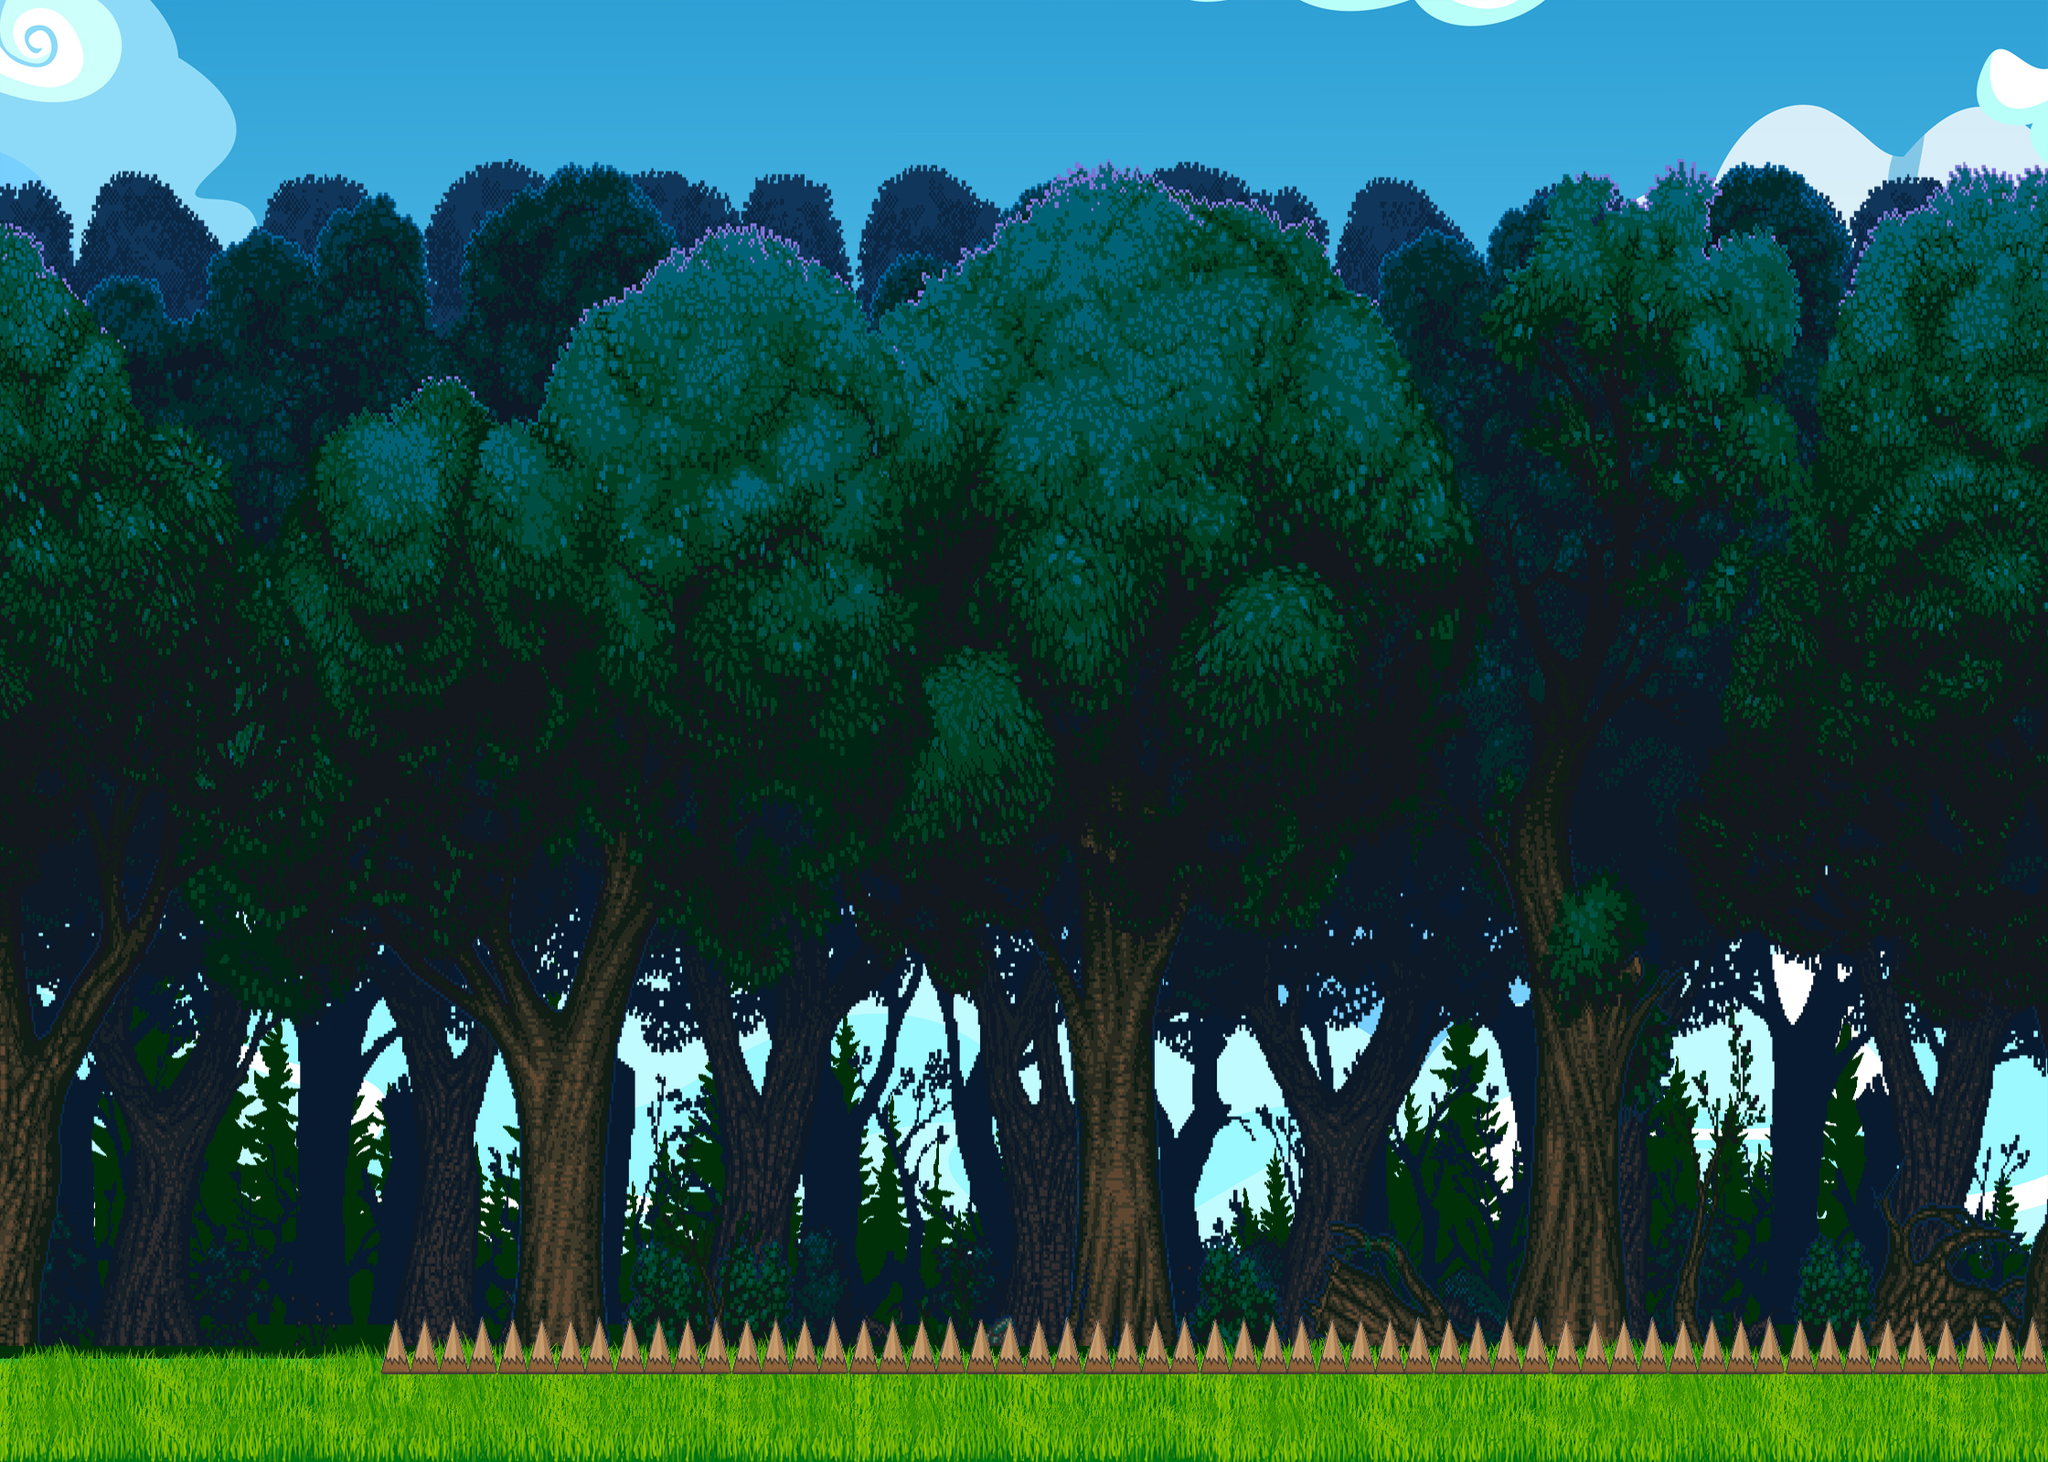

This is a level from a 2D game, rendered from its Tiled map with the project's own tilesets. A one-line summary and the map file follow, with tile-layer data summarised:
An orthogonal 70x50 tile map with 32x32 px tiles, 2 tile layers (Capa de Patrones 1, Capa de patrones 4), 2 hidden layers not drawn, 3 tilesets and 26 objects (9x 1, 3, 2).

<map version="1.0" orientation="orthogonal" renderorder="right-down" width="70" height="50" tilewidth="32" tileheight="32" nextobjectid="41">
 <tileset firstgid="1" name="FONDOFINAL" tilewidth="32" tileheight="32" tilecount="3500">
  <image source="resources/Imagenes/FONDOFINAL.jpg" width="2240" height="1600" />
 </tileset>
 <tileset firstgid="3501" name="pinchos" tilewidth="32" tileheight="32" tilecount="8">
  <image source="resources/Imagenes/pinchos.png" width="128" height="64" />
 </tileset>
 <tileset firstgid="3509" name="portal" tilewidth="32" tileheight="32" tilecount="16">
  <image source="resources/Imagenes/portal.png" width="128" height="128" />
 </tileset>
 <layer name="Capa de Patrones 1" width="70" height="50">
  <data>[3500 cells, 3500 non-empty, 3500 distinct tile ids]</data>
 </layer>
 <layer name="Capa de patrones 4" width="70" height="50">
  <data>[3500 cells, 114 non-empty, 8 distinct tile ids]</data>
 </layer>
 <layer name="Capa de patrones 3" width="70" height="50" visible="0">
  <data>[3500 cells, 114 non-empty, 8 distinct tile ids]</data>
 </layer>
 <layer name="Capa de patrones 2" width="70" height="50" visible="0">
  <data>[3500 cells, 130 non-empty, 24 distinct tile ids]</data>
 </layer>
 <objectgroup name="Capa de Colisiones">
  <object id="1" x="0" y="1505" width="2230" height="85" />
  <object id="3" x="5" y="-5" width="2230" height="25" />
  <object id="4" x="2220" y="-5" width="20" height="1590" />
  <object id="5" x="0" y="-5" width="30" height="1590" />
  <object id="6" x="870" y="1000" width="284" height="64" />
  <object id="7" x="487" y="1250" width="288" height="62" />
  <object id="8" x="1484" y="582.67" width="192" height="62.6667" />
  <object id="9" x="1666" y="424" width="408" height="63" />
  <object id="25" x="2030" y="232" width="195" height="60" />
  <object id="27" x="1203" y="752" width="190" height="56" />
 </objectgroup>
 <objectgroup name="Capa de Enemigos" visible="0">
  <object id="13" type="1" x="1241" y="656" width="65" height="80">
   <ellipse />
  </object>
  <object id="14" type="1" x="615" y="1175" width="65" height="75">
   <ellipse />
  </object>
  <object id="15" type="1" x="1776" y="351" width="78" height="80">
   <ellipse />
  </object>
  <object id="17" type="1" x="967" y="927" width="65" height="60">
   <ellipse />
  </object>
  <object id="35" type="1" x="1728" y="1328" width="68" height="88">
   <ellipse />
  </object>
  <object id="36" type="1" x="788" y="1376" width="64" height="56">
   <ellipse />
  </object>
  <object id="37" type="1" x="1136" y="1368" width="76" height="64">
   <ellipse />
  </object>
  <object id="38" type="1" x="644" y="816" width="72" height="88">
   <ellipse />
  </object>
 </objectgroup>
 <objectgroup name="Capa de Player" visible="0">
  <object id="21" x="110" y="1225" width="100" height="270">
   <ellipse />
  </object>
 </objectgroup>
 <objectgroup name="Capa de PowerUps" visible="0">
  <object id="22" type="1" x="1318" y="687" width="35" height="40" />
  <object id="23" type="3" x="1041" y="959" width="50" height="30" />
  <object id="24" type="2" x="276" y="1440" width="40" height="45" />
 </objectgroup>
 <objectgroup name="Capa de Puerta" visible="0">
  <object id="26" x="2108" y="92" width="128" height="137">
   <ellipse />
  </object>
 </objectgroup>
 <objectgroup name="Capa de Bordes">
  <object id="29" x="0" y="0" width="20" height="1600" />
  <object id="32" x="2240" y="0" width="20" height="1600" />
 </objectgroup>
 <objectgroup name="Capa de Obstaculos">
  <object id="40" x="426" y="1452" width="1814" height="108" />
 </objectgroup>
</map>
